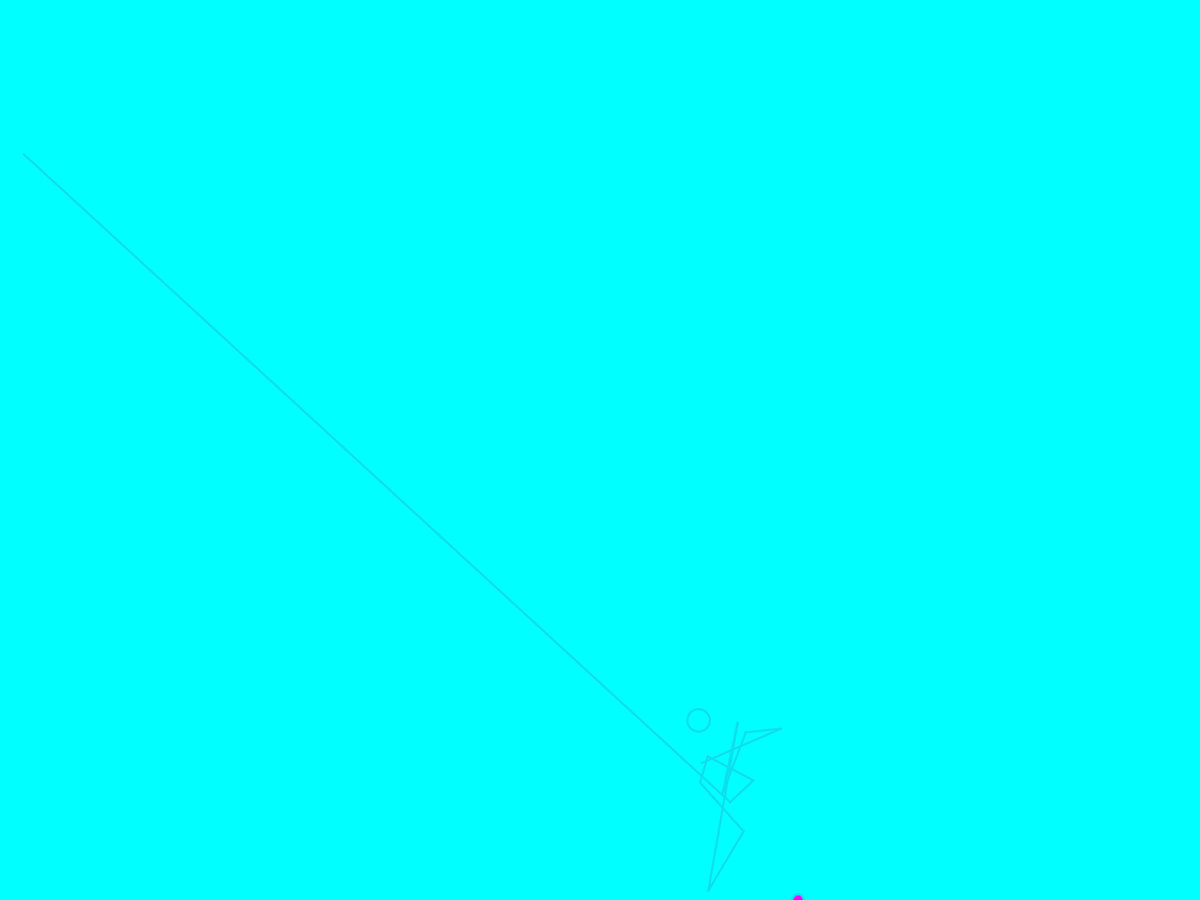
Frame 1 (no input)
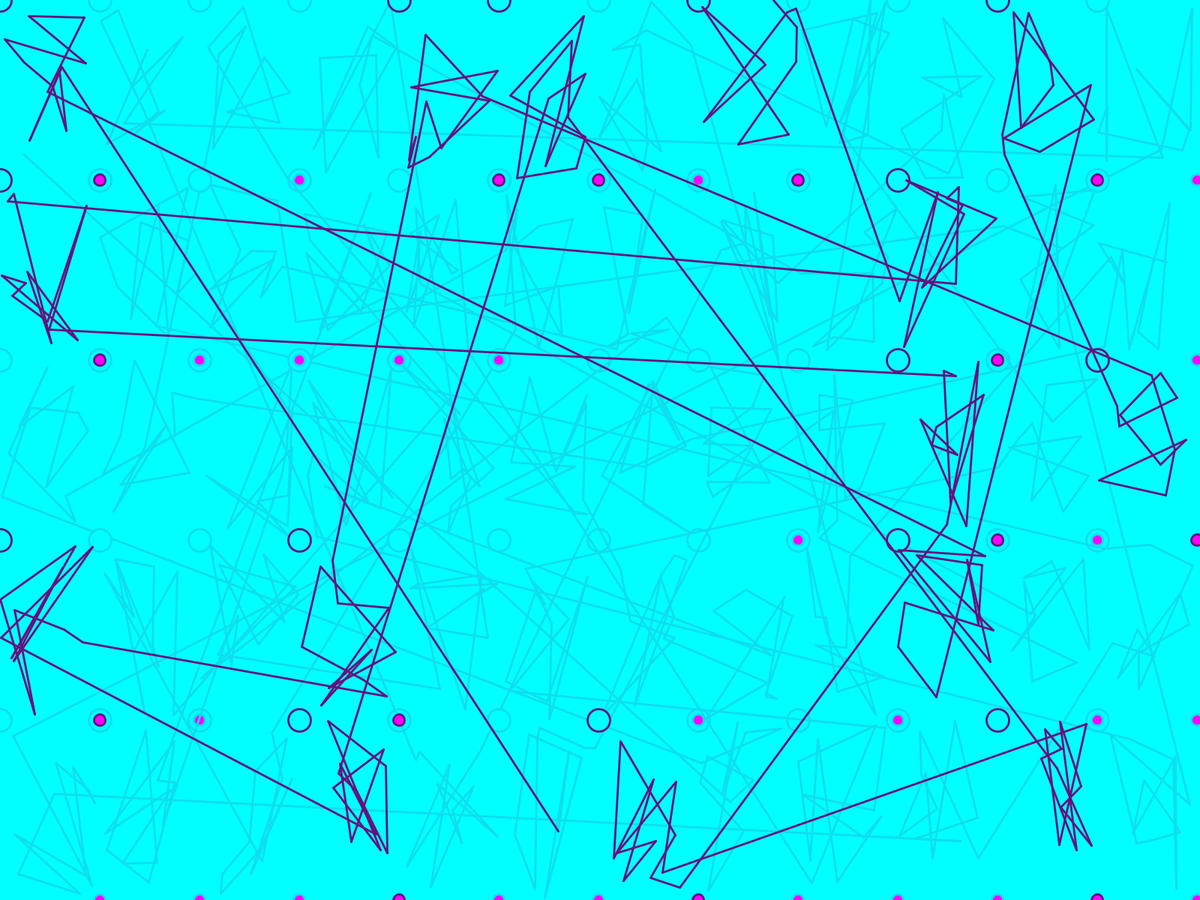
Frame 60 (the mouse pressed at the canvas centre just before this capture)
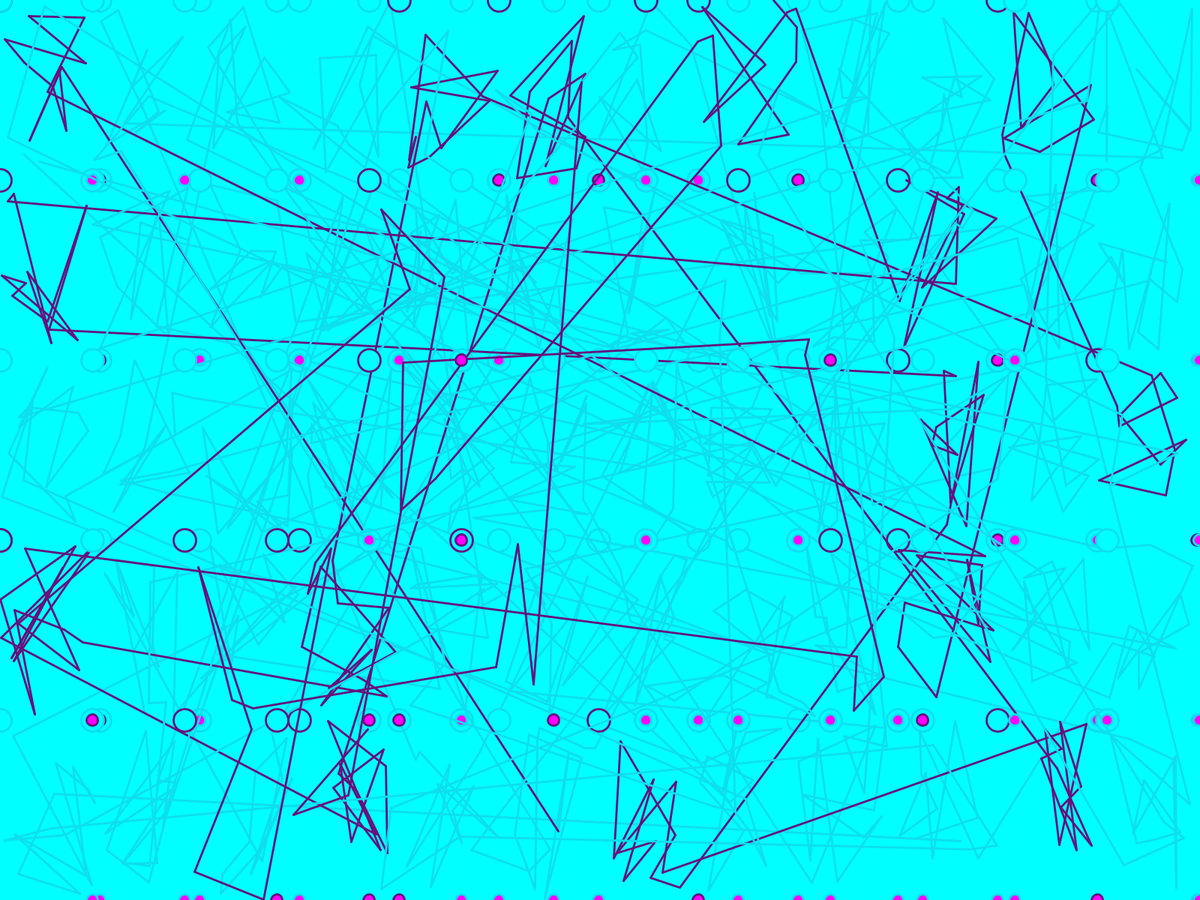
Frame 120 (the mouse held since frame 60 and released just before this capture)

The Processing sketch that drew these frames (run headless with seeded random() and noise(); from frame 60 on, the mouse is pressed at the canvas centre):

// Processing sketch: cellular_scribbles
// ── cellular_scribbles.pde
// DESCRIPTION
// Draws random straight lines connecting clusters of vertices in randomly arranged cells.
// Copyright Richard Alexander Hall, all rights reserved.

// TO DO:
// - fillet (bevel) corners, or more fancy/wonky things, by using curve(), curve_vertex(), or...?
// - save result to SVG file


// GLOBAL VARIABLES
int cols = 5;    // how many columns to divide the canvas into
int rows = 3;    // how many rows to divide the canvas into
boolean pickRNDcolsXrowsSizes = true;    // if true, maxRNDcols and maxRNDrows used
int maxRNDcols = 17; int maxRNDrows = 13;   // randomly picks from 2 to these values if pickRNDcolsXrowsSizes true
int RNDconnectPointsPerCell = 9;   // how many RND vectors (x,y coordinates) to obtain per area?
boolean pickRNDconnectPointsPerCell = true;   // if true, randomizes RNDconnectPointsPerCell up to maxRNDconnPoints
int maxRNDconnPoints = 11;
float previous_point_x, previous_point_y;   // tried that as PVector but memory wonkiness (I think) interfered)
int columnWidth;    // will be int(width / cols via setup()
int rowHeight;    // will be int(height / rows via setup()
rectangularRegion[] rectangularRegions;   // array of point tuples defining rectangualr regions
IntList regions_indices = new IntList();    // will end up length (or size) cols * rows
int regions_indices_length;
int regions_counter = 0;    // reused in at least two functions
int regions_idx = 0;    // for iterating through values of IntList regions_indices
float framesPerSecond = 12;   // human viewing speed: 12?
float globalLineStrokeWeight = 2.82;
boolean make_variants_infinitely = true;   // if true, a new variant is drawn immediately after one completes, and so on forever.
color bg_color = #00ffff;
color light_stroke_color = #0EDEED;
// possibilities for lighter stroke color: #0EDEED #1DBCDA #2B9BC8 #3A77B4 #4856A2 #573590
color dark_stroke_color = #66117c;
float percent_dark_stroke = 0.24;   // percent of lines that are dark (at tail end of scribbles)
int change_to_foreground_stroke_at_index;
// END GLOBAL VARIABLES



// START GLOBAL SUPPLEMENTAL FUNCTIONS
// has vectors that give an upper left corner x and y, and a lower right corner x and y:
class rectangularRegion {
  PVector UL_xy;
  PVector LR_xy;
  rectangularRegion(PVector UL_xy_param, PVector LR_xy_param) {
    UL_xy = new PVector(UL_xy_param.x, UL_xy_param.y);
    LR_xy = new PVector(LR_xy_param.x, LR_xy_param.y);
  }
}

// returns RND PVector within the (intended) rectangular area of two PVectors. 
PVector RNDpvectorWithinArea(PVector upper_left, PVector lower_right) {
  int RNDx = int(random(upper_left.x, lower_right.x));
  int RNDy = int(random(upper_left.y, lower_right.y));
  //print(RNDx + "," + RNDy + "\n");
  return new PVector(RNDx, RNDy);
}

// called first by setup(), then
// TO DO: repeatedly called after rnd delay interval:
void prepare_next_variant() {
  if (regions_counter == regions_indices_length && make_variants_infinitely == true) {
    background(bg_color);
    regions_counter = 0;
    stroke(light_stroke_color);
    regions_indices.clear();
  
    // if boolean says to, override hard-coded cols and rows with rnd selection of them in range:
    // NOTE that the minimum in the following MUST be 2, or errors will occur:
    if (pickRNDcolsXrowsSizes == true) {
      cols = int(random(2, maxRNDcols + 1));		// +1 because random() doesn't include max of range
      rows = int(random(2, maxRNDrows + 1));		// +1 because random() doesn't include max of range
    }
    // if boolean says to, randomize RNDconnectPointsPerCell:
    if ( pickRNDconnectPointsPerCell == true) {
      RNDconnectPointsPerCell = int(random(2, maxRNDconnPoints + 1));    // + 1 because RND not include max
    }
    
    columnWidth = int(width / cols);
    rowHeight = int(height / rows);
    // init rectangularRegion array:
    rectangularRegions = new rectangularRegion[cols * rows];
    int rowsLoop = 0; int colsLoop = 0;
    while (rowsLoop < rows) {
      while (colsLoop < cols) {
        int UL_x = int(colsLoop * columnWidth); int UL_y = int(rowsLoop * rowHeight); 
            // print("UL.x " + UL_x + " UL.y: " + UL_y + "\n");
        int LR_x = int((colsLoop * columnWidth) + columnWidth);
        int LR_y = int((rowsLoop * rowHeight) + rowHeight);
            // print("LR.x " + LR_x + " LR.y: " + LR_y + "\n\n");
        PVector UL_xy_param = new PVector(UL_x, UL_y);
        PVector LR_xy_param = new PVector(LR_x, LR_y);
        rectangularRegions[regions_counter] = new rectangularRegion(UL_xy_param, LR_xy_param);
        colsLoop += 1;
        regions_indices.append(regions_counter);
        regions_counter += 1;
      }
    colsLoop = 0;
    rowsLoop += 1;
    }
    
    // init "previous" point x and y with rnd x,y from first region:
    PVector tmp_vec = RNDpvectorWithinArea(
      rectangularRegions[0].UL_xy,
      rectangularRegions[0].LR_xy
      ); previous_point_x = tmp_vec.x; previous_point_y = tmp_vec.y;
  
    regions_indices_length = regions_indices.size();
    change_to_foreground_stroke_at_index = int(regions_indices_length * (1 - percent_dark_stroke));
    regions_counter = 0;
    regions_indices.shuffle();
  }
}

void draw_iteration() {
  // iterate through rectangular region, creating and drawing through RNDconnectPointsPerCell
  // per region:
  if (regions_counter < regions_indices_length) {
    // change to foreground stroke color if at threshold:
    if (regions_counter == change_to_foreground_stroke_at_index) {
        stroke(dark_stroke_color);
    }
    // this only does anything other than left to right scan because regions_indices is shuffled:
    regions_idx = regions_indices.get(regions_counter);
            // test code to verify full iteration through and corners of regions; ALTHOUGH,
            // it's actually pretty interesting as potentially adding to the art itself:
            fill(0,255,255);
            ellipse(
              rectangularRegions[regions_idx].UL_xy.x, rectangularRegions[regions_idx].UL_xy.y,
              30, 30
              );
            fill(255,0,255);
            ellipse(
              rectangularRegions[regions_idx].LR_xy.x, rectangularRegions[regions_idx].LR_xy.y,
              15, 15
              );
    // declare and init list of random vertices within this rectangular region.
    PVector[] vertices = new PVector[RNDconnectPointsPerCell];
    for (int i = 0; i < RNDconnectPointsPerCell; i++) {
      vertices[i] = RNDpvectorWithinArea(   // this is a function call.
        rectangularRegions[regions_idx].UL_xy,
        rectangularRegions[regions_idx].LR_xy
        );
    }
// MY INTENDED ALTERATIONS, using curve function; reference:
//curve(cpx1, cpy1, x1, y1, x2, y2, cpx2, cpy2);
//cpx1, cpy1  Coordinates of the first control point
//x1, y1  Coordinates of the curve’s starting point
//x2, y2  Coordinates of the curve’s ending point
//cpx2, cpy2  Coordinates of the second control point
//MY INTENDED USE:
//(cpx1, cpy1), (x1, y1) different. (x2, y2), (cpx2, cpy2) same.
//then (cpx2, cpy2) are (cpx1, cpy1).
    line(previous_point_x, previous_point_y, vertices[0].x, vertices[0].y);
    // that declared, use the vertices to draw things with them:
    int vertices_array_length = vertices.length;
    for (int j = 1; j < vertices_array_length; j++) {
      line(vertices[j - 1].x, vertices[j - 1].y, vertices[j].x, vertices[j].y);
      //curve(previous_point_x, previous_point_y, vertices[0].x, vertices[0].y, vertices[j].x, vertices[j].y, vertices[j].x, vertices[j].y);
      previous_point_x = vertices[j].x; previous_point_y = vertices[j].y;    // redundant use but unavoidable
      }
    regions_counter += 1;
    // print("Drew an iteration.\n");
  }
}
// END GLOBAL SUPPLEMENTAL FUNCTIONS


// MAIN FUNCTIONALITY
void setup() {
  fullScreen();
  // size(1200, 800);
  ellipseMode(CENTER);
  noFill();
  stroke(light_stroke_color);
  strokeWeight(globalLineStrokeWeight);
  strokeJoin(ROUND);
  strokeCap(ROUND);
  frameRate(framesPerSecond);
  background(bg_color);
  prepare_next_variant();
}


void draw() {
  draw_iteration();
}

//void keyPressed() {
//  prepare_next_variant();
//}

void mousePressed() {
  prepare_next_variant();
}
